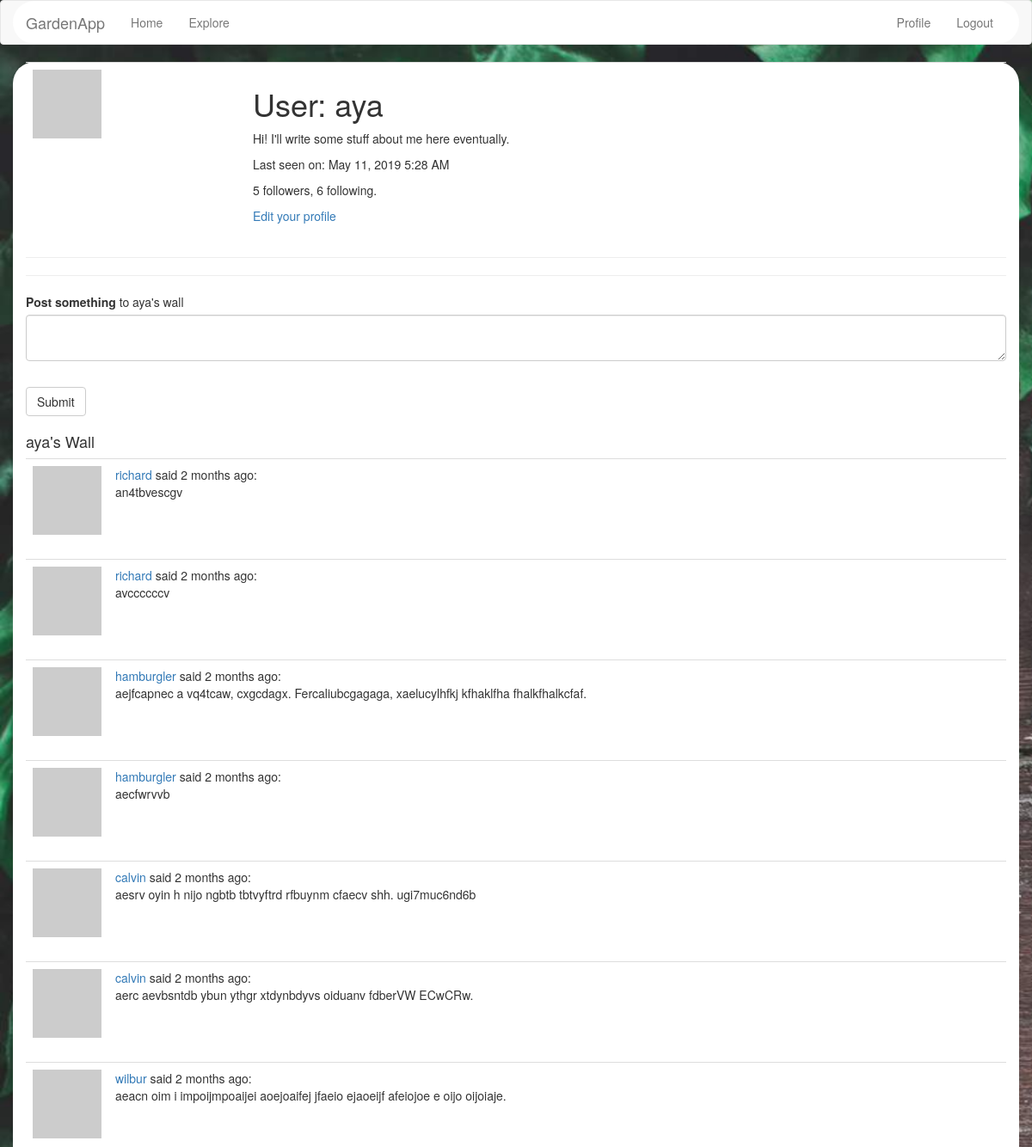
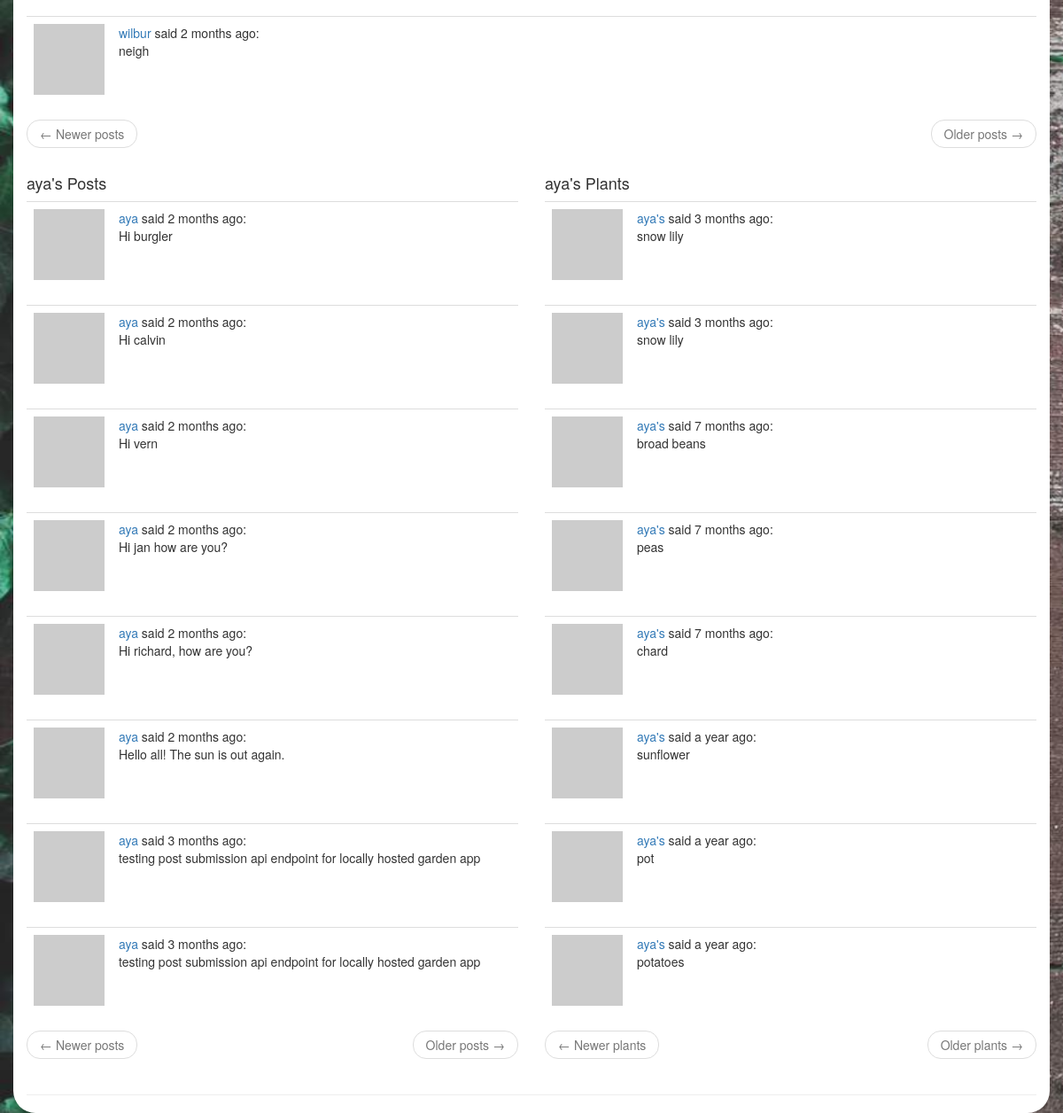
The page /user/aya (signed in) on the database its author committed (2 pictures, top to bottom).
### app/models.py (models this page shows, shortened)
class PaginatedAPIMixin(object):
    @staticmethod
    def to_collection_dict(query, page, per_page, endpoint, **kwargs):
        resources = query.paginate(page, per_page, False)
        data = {
            'items': [item.to_dict() for item in resources.items],
            '_meta': {
                'page': page,
                'per_page': per_page,
                'total_pages': resources.pages,
                'total_items': resources.total
            },
            '_links': {
                'self': url_for(endpoint, page=page, per_page=per_page,
                                **kwargs),
                'next': url_for(endpoint, page=page + 1, per_page=per_page,
                                **kwargs) if resources.has_next else None,
                'prev': url_for(endpoint, page=page - 1, per_page=per_page,
                                **kwargs) if resources.has_prev else None
            }
        }
        return data

class User(PaginatedAPIMixin, UserMixin, db.Model):
    id = db.Column(db.Integer, primary_key=True)
    username = db.Column(db.String(64), index=True, unique=True)
    email = db.Column(db.String(120), index=True, unique=True)
    about_me = db.Column(db.String(140))
    last_seen = db.Column(db.DateTime, default=datetime.utcnow)
    password_hash = db.Column(db.String(128))
    posts = db.relationship('Post', backref='author', lazy='dynamic')
    plants = db.relationship('Plant', backref='grower', lazy='dynamic')
    gardens = db.relationship('Garden', secondary=users_gardens, backref=db.backref('users', lazy='dynamic'))
    followed = db.relationship(
        'User', secondary=followers,
        primaryjoin=(followers.c.follower_id == id),
        secondaryjoin=(followers.c.followed_id == id),
        backref=db.backref('followers', lazy='dynamic'), lazy='dynamic')
    token = db.Column(db.String(32), index=True, unique=True)
    token_expiration = db.Column(db.DateTime)
    def avatar(self, size):
        digest = md5(self.email.lower().encode('utf-8')).hexdigest()
        return 'https://www.gravatar.com/avatar/{}?d=identicon&s={}'.format(
            digest, size)

class Post(PaginatedAPIMixin, db.Model):
    id = db.Column(db.Integer, primary_key=True)
    body = db.Column(db.String(140))
    timestamp = db.Column(db.DateTime, index=True, default=datetime.utcnow)
    user_id = db.Column(db.Integer, db.ForeignKey('user.id'))
    wall_post = db.Column(db.Boolean, default=False)
    wall_owner_id = db.Column(db.Integer)

class Plant(PaginatedAPIMixin, db.Model):
    id = db.Column(db.Integer, primary_key=True)
    name = db.Column(db.String(140))
    timestamp = db.Column(db.DateTime, index=True, default=datetime.utcnow)
    user_id = db.Column(db.Integer, db.ForeignKey('user.id'))
    garden_id = db.Column(db.Integer, db.ForeignKey('garden.id'))

### app/main/routes.py (the view)
@bp.route('/user/<username>', methods =['GET', 'POST'])
@login_required
def user(username):
    user = User.query.filter_by(username=username).first_or_404()
    form = WallPostForm()
    if form.validate_on_submit():
        post = Post(body=form.wall_post.data, author=current_user, wall_post=True, wall_owner_id=user.id)
        db.session.add(post)
        db.session.commit()
        flash("You posted to {}'s wall!".format(username))
        return redirect(url_for('main.user', username=user.username))
    posts_page = request.args.get('posts_page', 1, type=int)
    wall_posts_page = request.args.get('wall_posts_page', 1, type=int)
    plants_page = request.args.get('plants_page', 1, type=int)
    posts = user.posts.order_by(desc(Post.timestamp)).paginate(
        posts_page, current_app.config['POSTS_PER_PAGE'], False)
    wall_posts = Post.query.filter_by(wall_owner_id=user.id).order_by(desc(Post.timestamp)).paginate(
        wall_posts_page, current_app.config['POSTS_PER_PAGE'], False)
    plants = user.plants.order_by(desc(Plant.timestamp)).paginate(
        plants_page, current_app.config['PLANTS_PER_PAGE'], False)
    plants_next_url = url_for('main.index', plants_page=plants.next_num, posts_page=posts_page) \
        if plants.has_next else None
    plants_prev_url = url_for('main.index', plants_page=plants.prev_num, posts_page=posts_page) \
        if plants.has_prev else None
    posts_next_url = url_for('main.index', plants_page=plants_page, posts_page=posts.next_num) \
        if posts.has_next else None
    posts_prev_url = url_for('main.index', plants_page=plants_page, posts_page=posts.prev_num) \
        if posts.has_prev else None
    wall_posts_next_url = url_for('main.index', plants_page=plants_page, wall_posts_page=wall_posts.next_num) \
        if wall_posts.has_next else None
    wall_posts_prev_url = url_for('main.index', plants_page=plants_page, wall_posts_page=wall_posts.prev_num) \
        if wall_posts.has_prev else None
    return render_template('user.html', user=user, plants=plants.items, posts=posts.items, wall_posts=wall_posts.items, form=form)

### app/main/forms.py
class WallPostForm(FlaskForm):
    wall_post = TextAreaField('Post something ', validators=[
        DataRequired(), Length(min=1, max=500)])
    submit = SubmitField('Submit')

### app/main/routes.py (called while the page is built)
@bp.before_request
def before_request():
    if current_user.is_authenticated:
        current_user.last_seen = datetime.utcnow()
        db.session.commit()

### app/models.py (called while the page is built)
@login.user_loader
def load_user(id):
    return User.query.get(int(id))

### app/templates/user.html (shortened to what this page needs)
{% extends "base.html" %}
{% block app_content %}
    <table class="table table-hover">
        <tr>
            <td width="256px"><img src="{{ user.avatar(256) }}"></td>
            <td>
                <h1>User: {{ user.username }}</h1>
                {% if user.about_me %}<p>{{ user.about_me }}</p>{% endif %}
                {% if user.last_seen %}<p>Last seen on: {{ moment(user.last_seen).format('LLL') }}</p>{% endif %}
                <p>{{ user.followers.count() }} followers, {{ user.followed.count() }} following.</p>
                {% if user == current_user %}
                <p><a href="{{ url_for('main.edit_profile') }}">Edit your profile</a></p>
                {% elif not current_user.is_following(user) %}
                <p><a href="{{ url_for('main.follow', username=user.username) }}">Follow</a></p>
                {% else %}
                <p><a href="{{ url_for('main.unfollow', username=user.username) }}">Unfollow</a></p>
        {% endif %}
            </td>
        </tr>
    </table>
    <hr>
    <hr>
    {% if form %}
    <form action="" method="post">
        <p>
            {{ form.wall_post.label }} to {{ user.username }}'s wall<br>
            {{ form.wall_post(class="form-control") }}<br>
        </p>
        <p>{{ form.submit(class="btn btn-default") }}</p>
    </form>
    {% endif %}
    <section>
        <div class="row">
            <div class="col-md-12" style="height: 100%;">
                <h4>{{ user.username }}'s Wall</h4>
                <div>
                    {% for wall_post in wall_posts %}
                        {% include '_wall_post.html' %}
                    {% endfor %}
                </div>
                <nav aria-label="...">
                    <ul class="pager">
                        <li class="previous{% if not posts_prev_url %} disabled{% endif %}">
                            <a href="{{ posts_prev_url or '#' }}">
                                <span aria-hidden="true">&larr;</span> Newer posts
                            </a>
                        </li>
                        <li class="next{% if not posts_next_url %} disabled{% endif %}">
                            <a href="{{ posts_next_url or '#' }}">
                                Older posts <span aria-hidden="true">&rarr;</span>
                            </a>
                        </li>
                    </ul>
                </nav>
            </div>
        </div>
        <div class="row">
            <div class="col-md-6" style="height: 100%;">
                <h4>{{ user.username }}'s Posts</h4>
                <div>
                    {% for post in posts %}
                        {% include '_post.html' %}
                    {% endfor %}
                </div>
                <nav aria-label="...">
                    <ul class="pager">
                        <li class="previous{% if not posts_prev_url %} disabled{% endif %}">
                            <a href="{{ posts_prev_url or '#' }}">
                                <span aria-hidden="true">&larr;</span> Newer posts
                            </a>
                        </li>
                        <li class="next{% if not posts_next_url %} disabled{% endif %}">
                            <a href="{{ posts_next_url or '#' }}">
                                Older posts <span aria-hidden="true">&rarr;</span>
                            </a>
                        </li>
                    </ul>
                </nav>
            </div>
            <div class="col-md-6">
                <h4>{{ user.username }}'s Plants</h4>
                <div>
                {% for plant in plants %}
                    {% include '_plant.html' %}
                {% endfor %}
                </div>
                <nav aria-label="...">
                    <ul class="pager">
                        <li class="previous{% if not plants_prev_url %} disabled{% endif %}">
                            <a href="{{ plants_prev_url or '#' }}">
                                <span aria-hidden="true">&larr;</span> Newer plants
                            </a>
                        </li>
                        <li class="next{% if not plants_next_url %} disabled{% endif %}">
                            <a href="{{ plants_next_url or '#' }}">
                                Older plants <span aria-hidden="true">&rarr;</span>
                            </a>
                        </li>
                    </ul>
                </nav>
            </div>
        </div>
    </section>
    <hr>
{% endblock %}

### app/templates/_wall_post.html
<table class="table table-hover">
    <tr>
        <td width="70px">
            <a href="{{ url_for('main.user', username=wall_post.author.username) }}">
                <img src="{{ wall_post.author.avatar(70) }}" />
            </a>
        </td>
        <td>
            <a href="{{ url_for('main.user', username=wall_post.author.username) }}">
                {{ wall_post.author.username }}
            </a>
            said {{ moment(wall_post.timestamp).fromNow() }}:
            <br>
            {{ wall_post.body }}
        </td>
    </tr>
</table>

### app/templates/_post.html
    <table class="table table-hover">
        <tr>
            <td width="70px">
                <a href="{{ url_for('main.user', username=post.author.username) }}">
                    <img src="{{ post.author.avatar(70) }}" />
                </a>
            </td>
            <td>
                <a href="{{ url_for('main.user', username=post.author.username) }}">
                    {{ post.author.username }}
                </a>
                said {{ moment(post.timestamp).fromNow() }}:
                <br>
                {{ post.body }}
            </td>
        </tr>
    </table>

### app/templates/_plant.html
<table class="table table-hover">
    <tr valign="top">
        <td width="70px">
            <a href="{{ url_for('main.user', username=plant.grower.username) }}">
                <img src="{{ plant.grower.avatar(70) }}">
            </a>
        </td>
        <td>
            <a href="{{ url_for('main.user', username=plant.grower.username) }}">
                {{ plant.grower.username }}'s
            </a>
                said {{ moment(plant.timestamp).fromNow() }}:
            <br>
            {{ plant.name }}
        </td>
    </tr>
</table>

### app/static/mystyles.css (style rules this page uses)
html, body { background-image: url('./pics/tim-mossholder-244857-unsplash-8xlarge_2800.jpg'); background-repeat: no-repeat; background-size: cover; background-attachment: fixed; }
hr { size: 5px; }

### rows shown on the page
User: username "aya", about_me "Hi! I'll write some stuff about me here eventually.", last_seen "May 11, 2019 5:28 AM"
Post: author.username "richard", timestamp "2 months ago", body "an4tbvescgv"
Post: author.username "richard", timestamp "2 months ago", body "avccccccv"
Post: author.username "hamburgler", timestamp "2 months ago", body "aejfcapnec a vq4tcaw, cxgcdagx. Fercaliubcgagaga, xaelucylhfkj kfhaklfha fhalkfhalkcfaf."
Post: author.username "hamburgler", timestamp "2 months ago", body "aecfwrvvb"
Post: author.username "calvin", timestamp "2 months ago", body "aesrv oyin h nijo ngbtb tbtvyftrd rfbuynm cfaecv shh. ugi7muc6nd6b"
Post: author.username "calvin", timestamp "2 months ago", body "aerc aevbsntdb ybun ythgr xtdynbdyvs oiduanv fdberVW ECwCRw."
Post: author.username "wilbur", timestamp "2 months ago", body "aeacn oim i impoijmpoaijei aoejoaifej jfaeio ejaoeijf afeiojoe e oijo oijoiaje."
Post: author.username "wilbur", timestamp "2 months ago", body "neigh"
Post: author.username "aya", timestamp "2 months ago", body "Hi burgler"
Post: author.username "aya", timestamp "2 months ago", body "Hi calvin"
Post: author.username "aya", timestamp "2 months ago", body "Hi vern"
Post: author.username "aya", timestamp "2 months ago", body "Hi jan how are you?"
Post: author.username "aya", timestamp "2 months ago", body "Hi richard, how are you?"
Post: author.username "aya", timestamp "2 months ago", body "Hello all! The sun is out again."
Post: author.username "aya", timestamp "3 months ago", body "testing post submission api endpoint for locally hosted garden app"
Post: author.username "aya", timestamp "3 months ago", body "testing post submission api endpoint for locally hosted garden app"
Plant: grower.username "aya", timestamp "3 months ago", name "snow lily"
Plant: grower.username "aya", timestamp "3 months ago", name "snow lily"
Plant: grower.username "aya", timestamp "7 months ago", name "broad beans"
Plant: grower.username "aya", timestamp "7 months ago", name "peas"
Plant: grower.username "aya", timestamp "7 months ago", name "chard"
Plant: grower.username "aya", timestamp "a year ago", name "sunflower"
Plant: grower.username "aya", timestamp "a year ago", name "pot"
Plant: grower.username "aya", timestamp "a year ago", name "potatoes"

### other values the page prints
{{ user.followers.count() }} "5"
{{ user.followed.count() }} "6"
